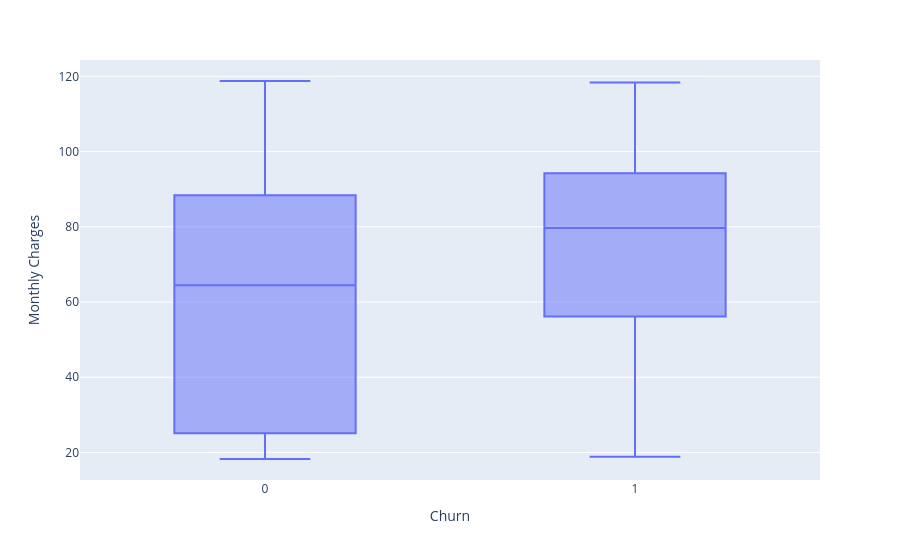

The notebook cell this image was saved under:
### Markdown cell above
### Charges vs Churn

### Code cell
px.box(df, x="Churn", y="MonthlyCharges", labels={"MonthlyCharges":"Monthly Charges"})

### Figure 1 — Plotly figure (JSON) as saved in the notebook; plotly's stock layout.template omitted (floating-point values rounded to 4 significant figures; data arrays with more than 128 entries replaced by an {"elided": "..."} marker saying what was removed)
{"data": [{"alignmentgroup": "True", "hovertemplate": "Churn=%{x}<br>Monthly Charges=%{y}<extra></extra>", "legendgroup": "", "marker": {"color": "#636efa"}, "name": "", "notched": false, "offsetgroup": "", "orientation": "v", "showlegend": false, "type": "box", "x": {"elided": "7043 int values"}, "x0": " ", "xaxis": "x", "y": {"elided": "7043 float values"}, "y0": " ", "yaxis": "y"}], "layout": {"boxmode": "group", "legend": {"tracegroupgap": 0}, "margin": {"t": 60}, "xaxis": {"anchor": "y", "domain": [0, 1], "title": {"text": "Churn"}}, "yaxis": {"anchor": "x", "domain": [0, 1], "title": {"text": "Monthly Charges"}}}}
